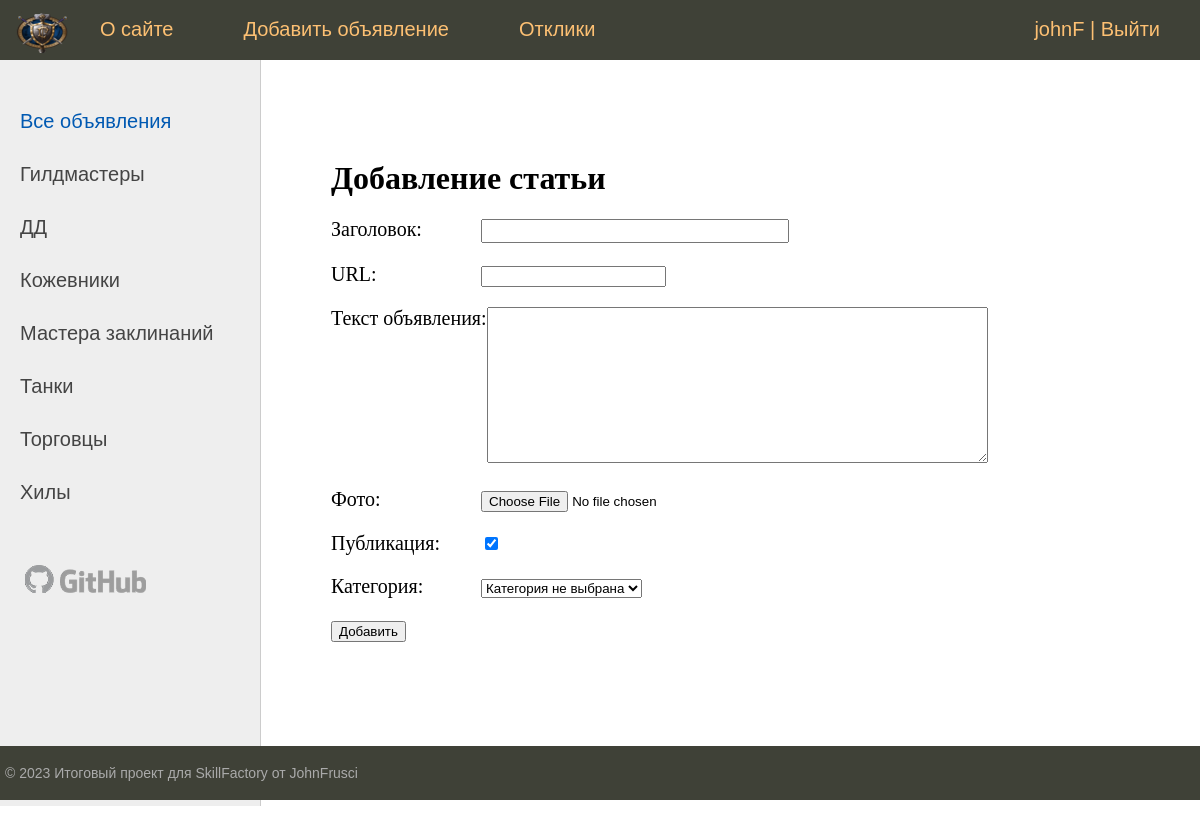
Screenshot of /addpage/ (signed in) with the database file from the repository.
### board/models.py (models this page shows)
class Category(models.Model):
    name = models.CharField(max_length=100, db_index=True, verbose_name="Категория")
    slug = models.SlugField(max_length=255, unique=True, db_index=True, verbose_name="URL")
    def __str__(self):
        return self.name
    def get_absolute_url(self):
        return reverse('category', kwargs={'cat_slug': self.slug})
    class Meta:
        verbose_name = "Категория"
        verbose_name_plural = "Категории"
        ordering = ['id']

### board/views.py (the view)
# urls.py: path('addpage/', AddPage.as_view(), name='add_page'),
class AddPage(LoginRequiredMixin, DataMixin, CreateView):
    form_class = AddPostForm
    template_name = 'board/addpage.html'
    success_url = reverse_lazy('home')
    login_url = reverse_lazy('home')
    raise_exception = True
    def get_context_data(self, **kwargs):
        context = super().get_context_data(**kwargs)
        c_def = self.get_user_context(title="Добавление статьи")
        return dict(list(context.items()) + list(c_def.items()))

### board/forms.py (shortened to what this page needs)
class AddPostForm(forms.ModelForm):
    def __init__(self, *args, **kwargs):
        super().__init__(*args, **kwargs)
        self.fields['cat'].empty_label = "Категория не выбрана"
    class Meta:
        model = Post
        fields = ['title', 'slug', 'text', 'photo', 'is_published', 'cat']
        widgets = {
            'title': forms.TextInput(attrs={'class': 'form-input'}),
            'text': forms.Textarea(attrs={'cols': 60, 'rows': 10}),
        }

### board/utils.py (called while the page is built)
    def get_user_context(self, **kwargs):
        context = kwargs
        cats = Category.objects.annotate(Count('post'))
        user_menu = menu.copy()
        if not self.request.user.is_authenticated:
            user_menu.pop(1)
        context['menu'] = user_menu
        context['cats'] = cats
        if 'cat_selected' not in context:
            context['cat_selected'] = 0
        return context

### board/templates/board/addpage.html (shortened to what this page needs)
{% extends 'board/base.html' %}
{% block content %}
<h1>{{ title }}</h1>
<form action="{% url 'add_page' %}" method="post" enctype="multipart/form-data">
    {% for f in form %}
    <p><label class="form-label" for="{{ f.id_for_label }}">{{ f.label }}: </label>{{ f }}</p>
    {% endfor %}
    <button type="submit">Добавить</button>
</form>
{% endblock %}

### board/templates/board/base.html (shortened to what this page needs)
{% load static %}
{% load board_tags %}
<!DOCTYPE html>
<html>
<head>
	<link type="text/css" href="{% static 'board/css/styles.css' %}" rel="stylesheet" />
</head>
<body>
<table class="table-page" border=0 cellpadding="0" cellspacing="0">
<tr><td valign=top>
{% block mainmenu %}
		<div class="header">
			<ul id="mainmenu" class="mainmenu">
			<li class="logo"><a href="{% url 'home' %}"><div class="logo"></div></a></li>
{% for m in menu %}
			<li><a href="{% url m.url_name %}">{{m.title}}</a></li>
{% endfor %}
			{% if request.user.is_authenticated %}
			<li class="last">{{ user.username }} | <a href="{% url 'logout' %}">Выйти</a> </li>
			{% else %}
			<li class="last"><a href="{% url 'register' %}">Регистрация</a> | <a href="{% url 'login' %}">Войти</a></li>
			{% endif %}
			</ul>
		</div>
{% endblock mainmenu %}
<table class="table-content" border=0 cellpadding="0" cellspacing="0">
<tr>
	<td valign="top" class="left-chapters">
	<ul id="leftchapters">
	{% if cat_selected == 0 %}
		<li class="selected">Все объявления</li>
	{% else %}
		<li><a href="{% url 'home' %}">Все объявления</a></li>
	{% endif %}
	{% for c in cats %}
	{% if c.post__count > 0 %}
		{% if c.pk == cat_selected %}
			<li class="selected">{{ c.name }}</li>
		{% else %}
			<li><a href="{{ c.get_absolute_url }}">{{ c.name }}</a></li>
		{% endif %}
	{% endif %}
	{% endfor %}
		<li class="share">
		<a class="share-yt" href="https://github.com/JohnFrusci" target="_blank" rel="nofollow"></a>
		</li>
	</ul>
</td>
<td valign="top" class="content">
		<div class="content-text">
{% block content %}
{% endblock %}
	</div>
</td></tr></table>
</td></tr>
<tr><td valign=top>
	<div id="footer">
		<p>&copy; 2023 Итоговый проект для SkillFactory от JohnFrusci</p>
	</div>
</td></tr></table>
</body>
</html>

### board/static/board/css/styles.css (style rules this page uses)
html, body { font-family: 'Arial'; margin: 0; padding: 0; height: 100%; width: 100%; color: #444; }
a { color: #0059b2; text-decoration: none; }
.table-page { width: 100%; height: 100%; vertical-align: top; }
.table-page tr { height: 100%; }
.header { background: #3F4137; height: 60px; }
.logo { background: url('../images/logo.png') no-repeat 10px 5px; width: 70px; height: 60px; }
ul.mainmenu { list-style: none; margin: 0; padding: 0; height: 60px; color: #fdc073; font-size: 20px; overflow: hidden; }
ul.mainmenu li { float: left; margin: 18px 40px 0 30px; }
ul.mainmenu li.logo { margin: 0; }
ul.mainmenu li.last { float: right; }
ul.mainmenu li a { color: #fdc073; text-decoration: none; }
.table-content { width: 100%; min-height: 100%; height: 100%; }
.left-chapters { margin: 0; background: #eee; border-right: 1px solid #ccc; min-height: 100%; }
.left-chapters ul { width: 230px; min-height: 100%; margin: 0; padding: 20px 10px 10px 20px; list-style: none; font-size: 20px; }
.left-chapters ul li { margin: 30px 0 0 0; color: #999; }
.left-chapters ul li.selected { color: #0059b2; }
.left-chapters ul li a { color: #444; text-decoration: none; }
.left-chapters ul li.share { margin: 60px 0 0 0; }
.left-chapters ul li.share a { display: inline-block; width: 40px; height: 40px; margin: 0 20px 0 0; }
.left-chapters ul li.share a.share-yt { width: 100%; height: 30px; background: url('../images/share_yt.png') no-repeat 0 0 }
.content { padding: 40px 20px 20px 40px; width: 100%; box-sizing: border-box; }
.content-text { margin: 60px 0 0 30px; color: #000; font-size: 20px; font-family: Yandex Sans Display Light; }
.content-text h1 { font-size: 32px; }
#footer { box-sizing: border-box; background: #3F4137; padding: 5px; color: #aaa; font-size: 14px; font-family: Verdana, Geneva, Arial, Helvetica; text-align: left; overflow: hidden; }
.form-input { width: 300px; font-size: 16px; }
.form-label { display: inline-block; min-width: 150px; vertical-align: top; }

### rows the page displays
Category: name "Гилдмастеры"
Category: name "ДД"
Category: name "Кожевники"
Category: name "Мастера заклинаний"
Category: name "Танки"
Category: name "Торговцы"
Category: name "Хилы"

### other values shown
{{ m.title }} "О сайте" "Добавить объявление" "Отклики"
{{ user.username }} "johnF"
{{ title }} "Добавление статьи"
{{ f.label }} "Заголовок" "URL" "Текст объявления" "Фото" "Публикация" "Категория"
